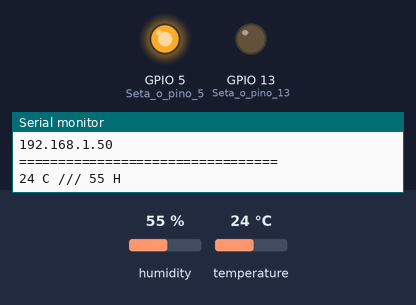
A sketch run on a simulated ESP8266 (NodeMCU). Shown: output pins drawn as LEDs (lit = HIGH), the last lines printed to the serial monitor. The test bench sets the inputs (shaded band); at power-on: humidity 55 %, temperature 24 °C. WiFi joins after 1.5 s; servers stay silent unless stated; uploads are accepted with an empty reply.

Above: at 2.0 s.
At 7.1 s:
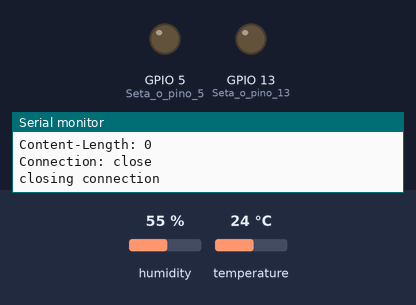
Timing chart, 0 to 14.9 s (numbered marks = the images above):
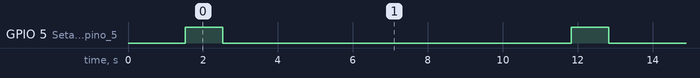

The sketch:

Wifi_Post_Sensor_Humidade.ino
```cpp
#include <ESP8266WiFi.h>
#include <SoftwareSerial.h>
#include <SimpleDHT.h>

//      VCC: 5V or 3V
//      GND: GND
//      DATA: D4
int pinDHT11 = 2; // D4 data
SimpleDHT11 dht11(pinDHT11);


#ifndef STASSID
#define STASSID "POCOPHONE"
#define STAPSK "guigui10";
#endif

const char* ssid     = STASSID;
const char* password = STAPSK;

const char* host = "www.smartcare.pe.hu";
const uint16_t port = 80;

int temp = 0;
int humid = 0;

void setup() {

  Serial.begin(115200);
  Serial.println();
  Serial.println();
  pinMode(13, OUTPUT);// Seta o pino 13 (D7)
  pinMode(5, OUTPUT); // Seta o pino 5 (D1)
  Serial.print("Connecting to ");
  Serial.println(ssid);
  WiFi.mode(WIFI_STA);
  WiFi.begin(ssid, password);

  while (WiFi.status() != WL_CONNECTED) {
    delay(500);
    Serial.print(".");
  }

  Serial.println("");
  Serial.println("WiFi connected");
  Serial.println("IP address: ");
  Serial.println(WiFi.localIP());
}

void loop() {

   Temp_Humid_Read();

  ///////////////////////////////////////////////
  Serial.println("connecting to "+(String)host+":"+(String)port);
  // Use WiFiClient class to create TCP connections
  WiFiClient client;
  if (!client.connect(host, port)) {
    Serial.println("connection failed");
    delay(5000);
    return;
  }
  // This will send a string to the server
  if (client.connected()) {

    String data = String("temp=")+ temp +  "&hum=" + humid + "&presenca=0"+"&id_sensor=4";

    Serial.println("========= POST =========");
    Serial.print(" - Conectado ao Servidor \n");
    // Make a HTTP request:
    client.println("POST /index.php/entrada/retorno HTTP/1.1");
    client.println("Host: www.smartcare.pe.hu");
    client.println("Content-Type: application/x-www-form-urlencoded");//x-www-form-urlencoded
    client.println("Connection: close");
    client.println("Access-Control-Allow-Origin: *");
    client.println("User-Agent: Arduino/1.0");
    client.print("Content-Length: ");
    client.println(data.length());
    client.println();
    client.print(data);
    client.println();
    Serial.print(" - POST Info : ");
    Serial.println(data+"\n");
    Serial.print(" - Dados Enviados \n");
  }

  unsigned long timeout = millis();
  while (client.available() == 0) {
    if (millis() - timeout > 5000) {
      Serial.println(">>> Client Timeout !");
      client.stop();
      delay(60000);
      return;
    }
  }

  // Read all the lines of the reply from server and print them to Serial
  Serial.println("receiving from remote server");
  // not testing 'client.connected()' since we do not need to send data here
  while (client.available()) {
    char ch = static_cast<char>(client.read());
    Serial.print(ch);
  }

  // Close the connection
  Serial.println();
  Serial.println("closing connection");
  client.stop();
  delay(8000);// execute once every 5 minutes, don't flood remote service
}

void Temp_Humid_Read()
{
    Serial.println("=================================");

  byte temperature = 0;
  byte humidity = 0;
  int err = SimpleDHTErrSuccess;
  err = dht11.read(&temperature, &humidity, NULL);

  if (err != SimpleDHTErrSuccess)
  {
    Serial.print("Erro ao ler info dos sensores");
    Serial.println(err);
    delay(1000);
    PiscarLed(13); // Pin Failure
    return;
  }

  Serial.print((int)temperature);
  Serial.print(" C");
  Serial.print(" /// ");
  Serial.print((int)humidity);
  Serial.println(" H");
  temp =  (int)temperature;
  humid = (int)humidity;
  PiscarLed(5); // Pin Sucess

  // DHT11 sampling rate is 1HZ.
  //delay(1500);
}
void PiscarLed(int pin)
{
  digitalWrite(pin, HIGH); // Acende o Led
  delay(1000);
  digitalWrite(pin, LOW); // Apaga o Led
  delay(1000);
}
```

Measured:
- by itself, GPIO 5 (Seta_o_pino_5): alternates HIGH for 1.0 s and LOW for 9.3 s
